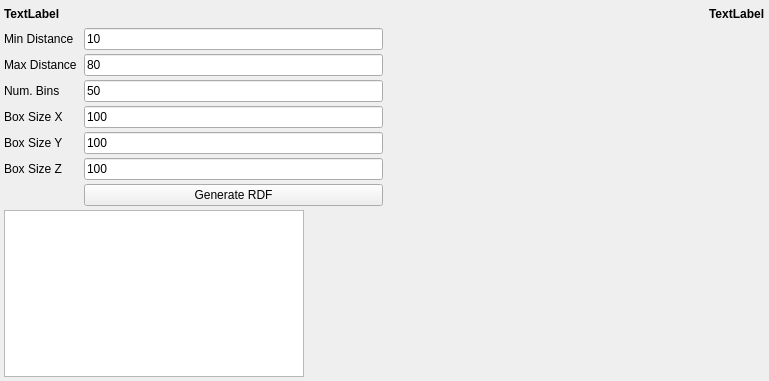
<?xml version="1.0" encoding="UTF-8"?>
<ui version="4.0">
 <class>StatsGenRDFWidget</class>
 <widget class="QWidget" name="StatsGenRDFWidget">
  <property name="geometry">
   <rect>
    <x>0</x>
    <y>0</y>
    <width>769</width>
    <height>381</height>
   </rect>
  </property>
  <property name="sizePolicy">
   <sizepolicy hsizetype="Expanding" vsizetype="Expanding">
    <horstretch>0</horstretch>
    <verstretch>0</verstretch>
   </sizepolicy>
  </property>
  <property name="windowTitle">
   <string>Form</string>
  </property>
  <layout class="QGridLayout" name="gridLayout_2">
   <property name="leftMargin">
    <number>4</number>
   </property>
   <property name="topMargin">
    <number>4</number>
   </property>
   <property name="rightMargin">
    <number>4</number>
   </property>
   <property name="bottomMargin">
    <number>4</number>
   </property>
   <property name="spacing">
    <number>4</number>
   </property>
   <item row="1" column="1">
    <widget class="QwtPlot" name="m_RDFPlot">
     <property name="sizePolicy">
      <sizepolicy hsizetype="Expanding" vsizetype="Expanding">
       <horstretch>0</horstretch>
       <verstretch>0</verstretch>
      </sizepolicy>
     </property>
     <property name="frameShape">
      <enum>QFrame::NoFrame</enum>
     </property>
     <property name="frameShadow">
      <enum>QFrame::Plain</enum>
     </property>
     <property name="lineWidth">
      <number>2</number>
     </property>
    </widget>
   </item>
   <item row="1" column="0">
    <layout class="QGridLayout" name="gridLayout">
     <property name="sizeConstraint">
      <enum>QLayout::SetNoConstraint</enum>
     </property>
     <item row="5" column="0">
      <widget class="QLabel" name="label_6">
       <property name="text">
        <string>Box Size Z</string>
       </property>
      </widget>
     </item>
     <item row="4" column="0">
      <widget class="QLabel" name="label">
       <property name="text">
        <string>Box Size Y </string>
       </property>
      </widget>
     </item>
     <item row="4" column="1">
      <widget class="QLineEdit" name="BoxSizeYLE">
       <property name="text">
        <string>100</string>
       </property>
      </widget>
     </item>
     <item row="5" column="1">
      <widget class="QLineEdit" name="BoxSizeZLE">
       <property name="text">
        <string>100</string>
       </property>
      </widget>
     </item>
     <item row="3" column="0">
      <widget class="QLabel" name="label_5">
       <property name="text">
        <string>Box Size X</string>
       </property>
      </widget>
     </item>
     <item row="3" column="1">
      <widget class="QLineEdit" name="BoxSizeXLE">
       <property name="text">
        <string>100</string>
       </property>
      </widget>
     </item>
     <item row="6" column="1">
      <widget class="QPushButton" name="generateRDFBtn">
       <property name="text">
        <string>Generate RDF</string>
       </property>
      </widget>
     </item>
     <item row="1" column="1">
      <widget class="QLineEdit" name="maxDistLE">
       <property name="sizePolicy">
        <sizepolicy hsizetype="Preferred" vsizetype="Fixed">
         <horstretch>0</horstretch>
         <verstretch>0</verstretch>
        </sizepolicy>
       </property>
       <property name="text">
        <string>80</string>
       </property>
      </widget>
     </item>
     <item row="2" column="1">
      <widget class="QLineEdit" name="numBinsLE">
       <property name="sizePolicy">
        <sizepolicy hsizetype="Preferred" vsizetype="Fixed">
         <horstretch>0</horstretch>
         <verstretch>0</verstretch>
        </sizepolicy>
       </property>
       <property name="text">
        <string>50</string>
       </property>
      </widget>
     </item>
     <item row="0" column="1">
      <widget class="QLineEdit" name="minDistLE">
       <property name="sizePolicy">
        <sizepolicy hsizetype="Preferred" vsizetype="Fixed">
         <horstretch>0</horstretch>
         <verstretch>0</verstretch>
        </sizepolicy>
       </property>
       <property name="text">
        <string>10</string>
       </property>
      </widget>
     </item>
     <item row="2" column="0">
      <widget class="QLabel" name="label_4">
       <property name="text">
        <string>Num. Bins</string>
       </property>
      </widget>
     </item>
     <item row="1" column="0">
      <widget class="QLabel" name="label_3">
       <property name="text">
        <string>Max Distance </string>
       </property>
      </widget>
     </item>
     <item row="0" column="0">
      <widget class="QLabel" name="label_2">
       <property name="text">
        <string>Min Distance </string>
       </property>
      </widget>
     </item>
     <item row="7" column="0" colspan="2">
      <widget class="QTableView" name="m_RDFTableView">
       <property name="sizePolicy">
        <sizepolicy hsizetype="Maximum" vsizetype="Expanding">
         <horstretch>0</horstretch>
         <verstretch>0</verstretch>
        </sizepolicy>
       </property>
       <property name="minimumSize">
        <size>
         <width>300</width>
         <height>0</height>
        </size>
       </property>
       <property name="verticalScrollMode">
        <enum>QAbstractItemView::ScrollPerPixel</enum>
       </property>
       <property name="horizontalScrollMode">
        <enum>QAbstractItemView::ScrollPerPixel</enum>
       </property>
       <property name="cornerButtonEnabled">
        <bool>false</bool>
       </property>
      </widget>
     </item>
    </layout>
   </item>
   <item row="0" column="0" colspan="2">
    <layout class="QHBoxLayout" name="horizontalLayout_3">
     <property name="topMargin">
      <number>0</number>
     </property>
     <item>
      <widget class="QLabel" name="m_WidgetTitle">
       <property name="font">
        <font>
         <weight>75</weight>
         <bold>true</bold>
        </font>
       </property>
       <property name="text">
        <string>TextLabel</string>
       </property>
      </widget>
     </item>
     <item>
      <spacer name="horizontalSpacer_3">
       <property name="orientation">
        <enum>Qt::Horizontal</enum>
       </property>
       <property name="sizeHint" stdset="0">
        <size>
         <width>40</width>
         <height>20</height>
        </size>
       </property>
      </spacer>
     </item>
     <item>
      <widget class="QLabel" name="m_PhaseName">
       <property name="font">
        <font>
         <weight>75</weight>
         <bold>true</bold>
        </font>
       </property>
       <property name="text">
        <string>TextLabel</string>
       </property>
      </widget>
     </item>
    </layout>
   </item>
  </layout>
 </widget>
 <customwidgets>
  <customwidget>
   <class>QwtPlot</class>
   <extends>QFrame</extends>
   <header>qwt_plot.h</header>
   <container>1</container>
  </customwidget>
 </customwidgets>
 <resources/>
 <connections/>
</ui>
